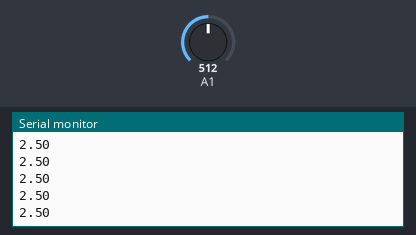
Bench run of a sketch on a simulated Arduino Uno, built with avr-gcc and run on an emulated ATmega328P. Shown: the last lines printed to the serial monitor. The inputs (shaded band) are chosen by the test bench; at power-on: A1 = 512.

Above: at 1.2 s.
1.3 s: A1 set to 716
At 2.3 s:
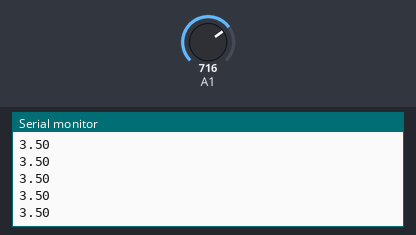
2.8 s: A1 set to 900
At 3.8 s:
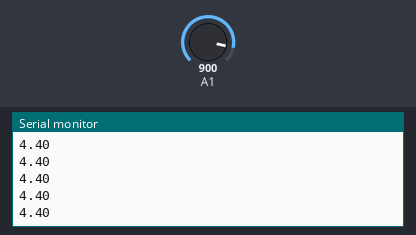
Timing chart, 0 to 5.8 s (numbered marks = the images above; inputs shaded):
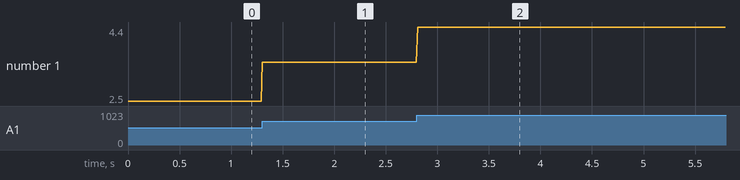

The sketch:

EMG_ADC.ino
```cpp
// basic code for acquisition of analog data from EMG and conversion to readable voltage value
// no additional data processing
#include <math.h>

void setup() {
  Serial.begin(9600);
}

void loop() {
  float sensorValue = analogRead(A1);
  float voltageValue = sensorValue*5.00/1023.00;
  Serial.println(voltageValue);
  delay(10);
}
```

Measured:
- after the input at 1.3 s, the serial monitor: prints a new line at once (image 1)
- after the input at 2.8 s, the serial monitor: prints a new line at once (image 2)
- plotted number 1: 2.5 → 3.5 after the input at 1.3 s, 3.5 → 4.4 after the input at 2.8 s
